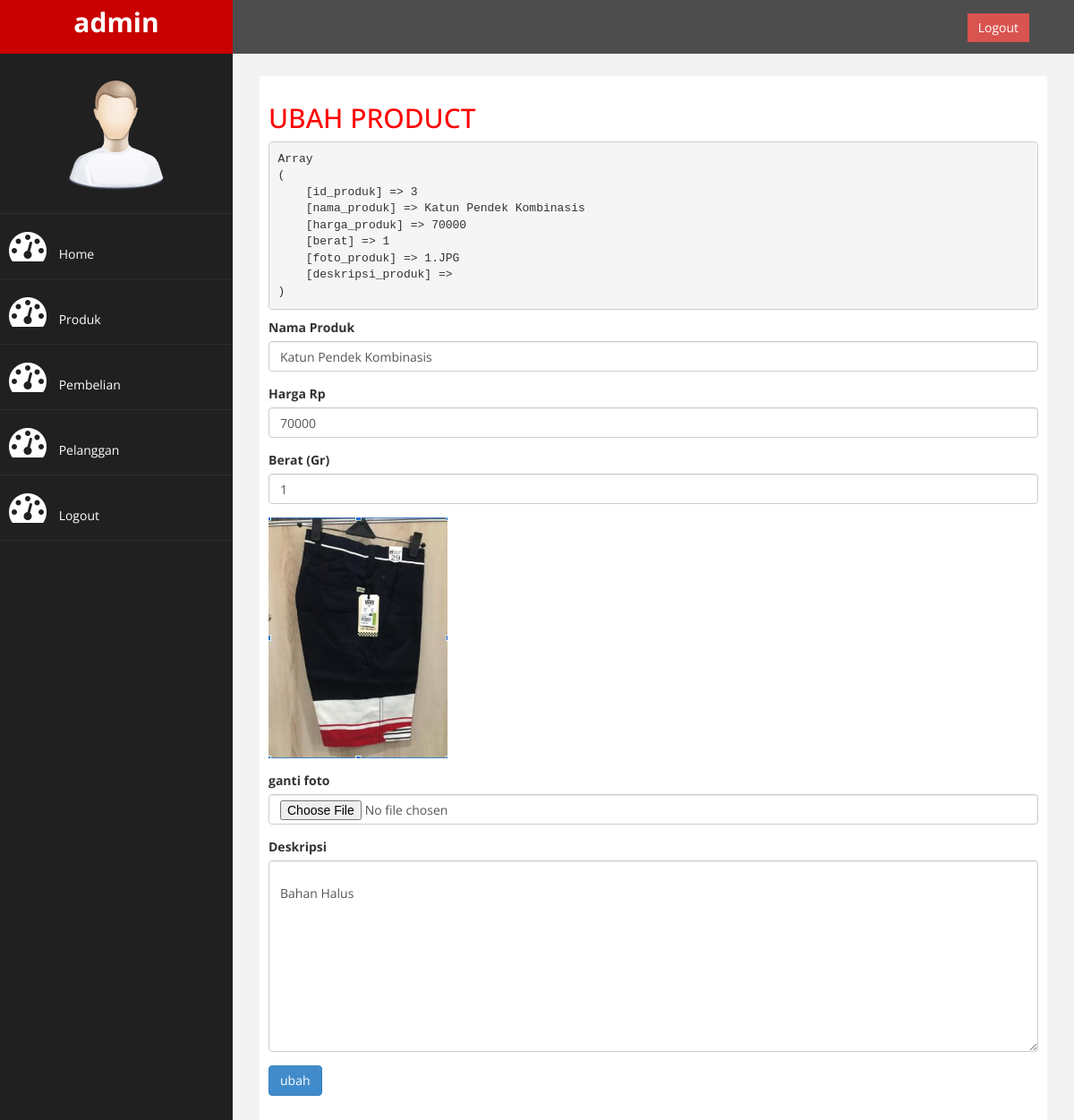
The app's page /admin/index.php?halaman=ubahproduk&id=3 (signed in) with its own data.
### tables this page shows
CREATE TABLE `produk` (
  `id_produk` int(11) NOT NULL,
  `nama_produk` varchar(100) NOT NULL,
  `harga_produk` int(11) NOT NULL,
  `berat` int(11) NOT NULL,
  `foto_produk` varchar(100) NOT NULL,
  `deskripsi_produk` text NOT NULL
);

### admin/ubahproduk.php (the view, shortened to what this page needs)
<h2>UBAH PRODUCT</h2>
<?php
$ambil=$koneksi->query("SELECT * from produk where id_produk='$_GET[id]'");
$pecah=$ambil->fetch_assoc();
echo "<pre>";
print_r($pecah);
echo "</pre>";
?>
<form method="POST" enctype="multipart/form-data">
	<div class="form-group">
		<label>Nama Produk</label>
		<input type="text" name="nama" class="form-control" value="<?php echo $pecah['nama_produk'];?>">
	</div>
	<div class="form-group">
		<label>Harga Rp</label>
		<input type="number" class="form-control" name="harga" value="<?php echo $pecah['harga_produk'];?>">
	</div>
	<div class="form-group">
		<label> Berat (Gr)</label>
		<input type="number" class="form-control" name="berat" value="<?php echo $pecah['berat'];?>">
	</div>
	<div class="form-group">
		<img src="../foto_produk/<?php echo $pecah['foto_produk']?>"width="200">
	</div>
	<div class="form-group">
		<label>ganti foto</label>
		<input type="file" name="foto" class="form-control">
	</div>
	<div class="form-group">
		<label>Deskripsi</label>
		<textarea name="deskripsi" class="form-control" rows="10">
			<?php echo $pecah['deskripsi_produk'];?>
		</textarea>
	</div>
	<button class="btn btn-primary" name="ubah">ubah</button>
</form>

### admin/assets/css/custom.css (style rules this page uses)
body { font-family: 'Open Sans', sans-serif; }
h2 { color: #f00; }

### records on screen
produk: nama "Katun Pendek Kombinasis", harga "70000", berat "1", foto_produk (picture), deskripsi "Bahan Halus"
